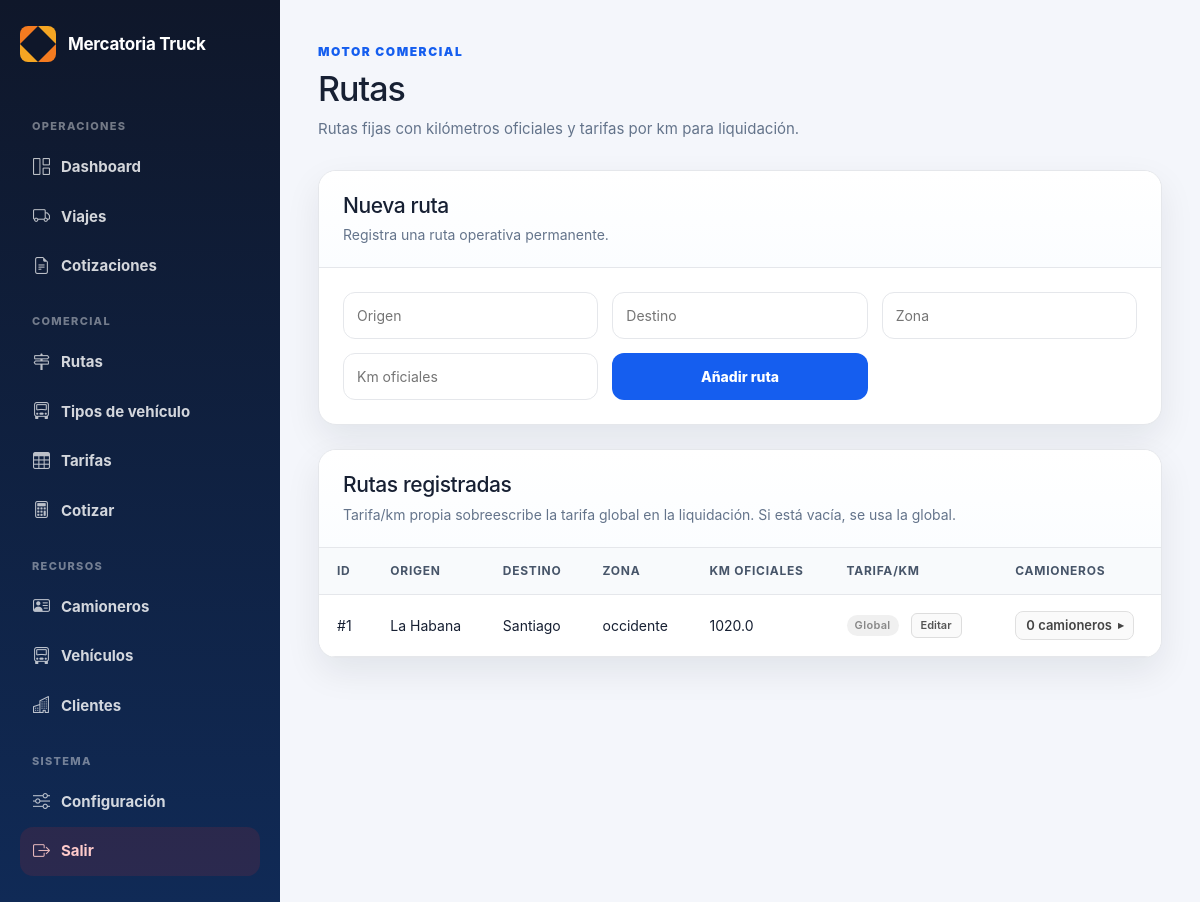
The app's page /admin/comercial/rutas (signed in), older data.
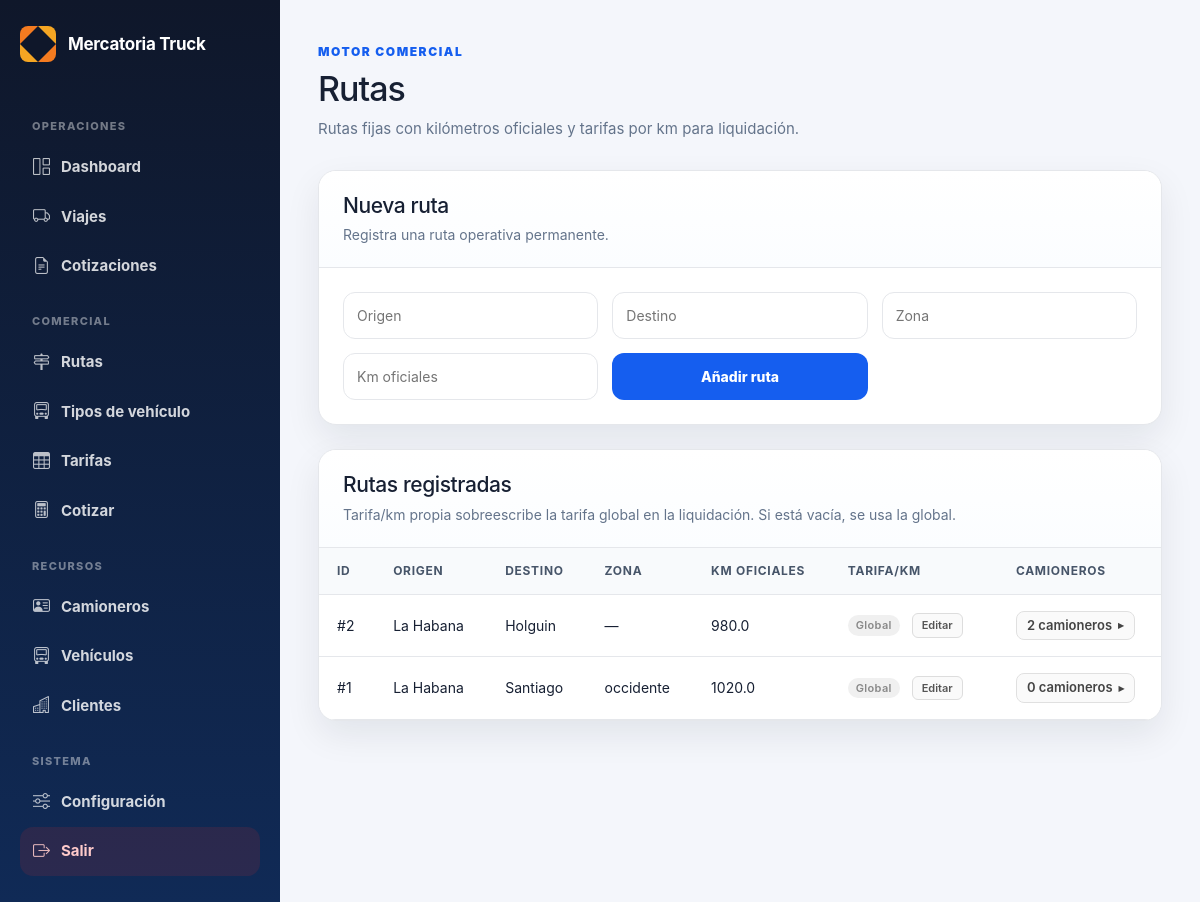
The same page, newer data.
### tables this page shows
CREATE TABLE rutas (
        id INTEGER PRIMARY KEY AUTOINCREMENT,
        nombre TEXT,
        origen TEXT NOT NULL,
        destino TEXT NOT NULL,
        zona TEXT,
        km_oficiales REAL DEFAULT 0,
        activa INTEGER DEFAULT 1,
        fecha_creacion TEXT DEFAULT CURRENT_TIMESTAMP
    , tarifa_km REAL);

### routes/comercial.py (the view)
@comercial_bp.route("/admin/comercial/rutas")
def rutas():
    if not requiere_admin():
        return redirect("/login")
    all_rutas = get_all_rutas()
    todos_camioneros = get_all_camioneros_activos()
    camioneros_por_ruta = {r["id"]: get_camioneros_por_ruta(r["id"]) for r in all_rutas}
    ids_asignados_por_ruta = {
        r["id"]: {c["id"] for c in camioneros_por_ruta[r["id"]]}
        for r in all_rutas
    }
    return render_template(
        "admin/comercial/rutas.html",
        rutas=all_rutas,
        todos_camioneros=todos_camioneros,
        camioneros_por_ruta=camioneros_por_ruta,
        ids_asignados_por_ruta=ids_asignados_por_ruta,
    )

### database.py (called while the page is built)
def conectar():
    con = sqlite3.connect(DATABASE_NAME)
    con.row_factory = sqlite3.Row
    return con

### routes/admin.py (called while the page is built)
def requiere_admin():
    return "usuario" in session and session.get("rol") in ["admin", "operador"]

### services/comercial_service.py (called while the page is built)
def get_all_rutas():
    con = conectar()
    cur = con.cursor()
    cur.execute("SELECT * FROM rutas WHERE activa = 1 ORDER BY origen, destino")
    rows = cur.fetchall()
    con.close()
    return rows

def get_camioneros_por_ruta(ruta_id):
    con = conectar()
    cur = con.cursor()
    cur.execute("""
        SELECT c.id, c.nombre, c.telefono, c.estado
        FROM camioneros c
        JOIN camionero_ruta cr ON cr.camionero_id = c.id
        WHERE cr.ruta_id = ? AND c.activo = 1
        ORDER BY c.nombre
    """, (ruta_id,))
    rows = cur.fetchall()
    con.close()
    return rows

def get_all_camioneros_activos():
    con = conectar()
    cur = con.cursor()
    cur.execute("SELECT id, nombre, estado FROM camioneros WHERE activo = 1 ORDER BY nombre")
    rows = cur.fetchall()
    con.close()
    return rows

### templates/admin/comercial/rutas.html (shortened to what this page needs)
{% extends "admin/base_admin.html" %}
{% block contenido %}
<div class="page-header">
    <div>
        <span class="eyebrow">Motor Comercial</span>
        <h1>Rutas</h1>
        <p>Rutas fijas con kilómetros oficiales y tarifas por km para liquidación.</p>
    </div>
</div>
<section class="panel">
    <div class="panel-header">
        <div>
            <h2>Nueva ruta</h2>
            <p>Registra una ruta operativa permanente.</p>
        </div>
    </div>
    <form method="POST" action="/admin/comercial/rutas/nueva" class="form-grid">
        <input name="origen" placeholder="Origen" required>
        <input name="destino" placeholder="Destino" required>
        <input name="zona" placeholder="Zona">
        <input name="km" type="number" step="0.1" placeholder="Km oficiales" required>
        <button type="submit" class="btn-submit">Añadir ruta</button>
    </form>
</section>
<section class="panel panel-spaced">
    <div class="panel-header">
        <div>
            <h2>Rutas registradas</h2>
            <p>Tarifa/km propia sobreescribe la tarifa global en la liquidación. Si está vacía, se usa la global.</p>
        </div>
    </div>
    <div class="table-wrapper">
        <table class="data-table">
            <thead>
                <tr>
                    <th>ID</th>
                    <th>Origen</th>
                    <th>Destino</th>
                    <th>Zona</th>
                    <th>Km oficiales</th>
                    <th>Tarifa/km</th>
                    <th>Camioneros</th>
                </tr>
            </thead>
            <tbody>
                {% for r in rutas %}
                <tr>
                    <td>#{{ r["id"] }}</td>
                    <td>{{ r["origen"] }}</td>
                    <td>{{ r["destino"] }}</td>
                    <td>{{ r["zona"] or "—" }}</td>
                    <td>{{ r["km_oficiales"] }}</td>
                    <td class="td-tarifa">
                        <span class="tarifa-display" id="disp-{{ r['id'] }}">
                            {% if r["tarifa_km"] is not none and r["tarifa_km"] != "" %}
                                <strong>${{ "%.2f"|format(r["tarifa_km"]|float) }}</strong>/km
                            {% else %}
                                <span class="badge-global">Global</span>
                            {% endif %}
                        </span>
                        <button type="button" class="btn-edit-sm" id="btn-e-{{ r['id'] }}"
                                onclick="startEdit({{ r['id'] }})">Editar</button>
                    </td>
                    <td>
                        <button type="button"
                                class="btn-camioneros-toggle"
                                onclick="toggleCamioneros({{ r['id'] }})">
                            {% set n = camioneros_por_ruta[r['id']]|length %}
                            {{ n }} {{ "camionero" if n == 1 else "camioneros" }}
                            <span class="chevron" id="chev-{{ r['id'] }}">▸</span>
                        </button>
                    </td>
                </tr>
                {% else %}
                <tr>
                    <td colspan="7" class="empty-state">Sin rutas todavía.</td>
                </tr>
                {% endfor %}
            </tbody>
        </table>
    </div>
</section>
{% endblock %}

### templates/admin/base_admin.html (shortened to what this page needs)
<!DOCTYPE html>
<html lang="es">
<head>
    <link rel="stylesheet" href="https://cdn.jsdelivr.net/npm/bootstrap-icons@1.11.3/font/bootstrap-icons.min.css">
    <link rel="stylesheet" href="https://cdn.jsdelivr.net/npm/bootstrap@5.3.0/dist/css/bootstrap.min.css">
    <link rel="stylesheet" href="/static/css/admin.css">
</head>
<body>
<div class="app-shell">
    <aside class="sidebar">
        <div class="brand">
            <strong>Mercatoria Truck</strong>
        </div>
        <nav class="sidebar-nav">
            <div class="nav-section">Operaciones</div>
            <a href="/admin" class="nav-item">
                <i class="bi bi-grid-1x2"></i>
                <span>Dashboard</span>
            </a>
            <a href="/admin/viajes" class="nav-item">
                <i class="bi bi-truck"></i>
                <span>Viajes</span>
            </a>
            <a href="/admin/comercial/cotizaciones" class="nav-item">
                <i class="bi bi-file-earmark-text"></i>
                <span>Cotizaciones</span>
            </a>
            <div class="nav-section">Comercial</div>
            <a href="/admin/comercial/rutas" class="nav-item">
                <i class="bi bi-signpost-2"></i>
                <span>Rutas</span>
            </a>
            <a href="/admin/comercial/vehiculos" class="nav-item">
                <i class="bi bi-truck-front"></i>
                <span>Tipos de vehículo</span>
            </a>
            <a href="/admin/comercial/tarifas" class="nav-item">
                <i class="bi bi-table"></i>
                <span>Tarifas</span>
            </a>
            <a href="/admin/comercial/cotizar" class="nav-item">
                <i class="bi bi-calculator"></i>
                <span>Cotizar</span>
            </a>
            <div class="nav-section">Recursos</div>
            <a href="/admin/camioneros" class="nav-item">
                <i class="bi bi-person-vcard"></i>
                <span>Camioneros</span>
            </a>
            <a href="/admin/vehiculos" class="nav-item">
                <i class="bi bi-truck-front"></i>
                <span>Vehículos</span>
            </a>
            <a href="/admin/clientes" class="nav-item">
                <i class="bi bi-buildings"></i>
                <span>Clientes</span>
            </a>
            <div class="nav-section">Sistema</div>
            {% if session.get('rol') == 'admin' %}
            <a href="/admin/configuracion" class="nav-item">
                <i class="bi bi-sliders"></i>
                <span>Configuración</span>
            </a>
            {% endif %}
            <a href="/logout" class="nav-item logout">
                <i class="bi bi-box-arrow-right"></i>
                <span>Salir</span>
            </a>
        </nav>
    </aside>
    <main class="main-content">
        {% block contenido %}{% endblock %}
    </main>
</div>
</body>
</html>

### static/css/admin.css (style rules this page uses)
:root { --bg: #f4f6fb; --panel: #ffffff; --panel-soft: #f8fafc; --text: #172033; --muted: #64748b; --primary: #155eef; --primary-dark: #0f3ea8; --border: #e5e7eb; --danger: #dc2626; --success: #16a34a; --warning: #f59e0b; --info: #0891b2; --sidebar: #0f172a; --sidebar-soft: #102a56; --shadow: 0 14px 35px rgba(15, 23, 42, 0.08); --radius: 18px; }
* { box-sizing: border-box; }
body { margin: 0; font-family: Inter, "Segoe UI", Arial, sans-serif; background: var(--bg); color: var(--text); }
.app-shell { display: flex; min-height: 100vh; }
.sidebar { width: 280px; min-height: 100vh; background: linear-gradient(180deg, var(--sidebar) 0%, var(--sidebar-soft) 100%); color: white; padding: 26px 20px; display: flex; flex-direction: column; }
.brand { display: flex; align-items: center; gap: 12px; margin-bottom: 34px; }
.brand-logo { width: 36px; height: 36px; flex-shrink: 0; }
.brand strong { font-size: 17px; line-height: 1; letter-spacing: -0.3px; color: white; }
.sidebar-nav { display: flex; flex-direction: column; height: 100%; }
.nav-section { margin: 22px 12px 8px; font-size: 11px; font-weight: 800; color: rgba(255,255,255,0.42); text-transform: uppercase; letter-spacing: 0.12em; }
.nav-item { display: flex; align-items: center; gap: 11px; padding: 12px 13px; border-radius: 13px; color: rgba(255,255,255,0.82); text-decoration: none; font-size: 15px; font-weight: 650; transition: all 0.18s ease; }
.nav-item i { font-size: 17px; opacity: 0.88; }
.nav-item.logout { margin-top: auto; background: rgba(220, 38, 38, 0.13); color: #fecaca; }
.main-content { flex: 1; padding: 38px; overflow-y: auto; }
.page-header { display: flex; justify-content: space-between; align-items: flex-start; gap: 22px; margin-bottom: 30px; }
.eyebrow { display: inline-flex; margin-bottom: 8px; color: var(--primary); font-size: 12px; font-weight: 900; text-transform: uppercase; letter-spacing: 0.13em; }
.page-header h1 { margin: 0; font-size: 34px; letter-spacing: -1px; }
.page-header p { margin: 8px 0 0; color: var(--muted); font-size: 15px; }
.panel { background: var(--panel); border: 1px solid var(--border); border-radius: var(--radius); box-shadow: var(--shadow); overflow: hidden; }
.panel-header { padding: 22px 24px; border-bottom: 1px solid var(--border); background: linear-gradient(180deg, #ffffff 0%, #fbfdff 100%); }
.panel-header h2 { margin: 0; font-size: 21px; letter-spacing: -0.4px; }
.panel-header p { margin: 6px 0 0; color: var(--muted); font-size: 14px; }
.table-wrapper { width: 100%; overflow-x: auto; }
.data-table { width: 100%; border-collapse: collapse; background: var(--panel); }
.data-table th { background: var(--panel-soft); color: #475569; padding: 14px 18px; text-align: left; font-size: 12px; text-transform: uppercase; letter-spacing: 0.06em; border-bottom: 1px solid var(--border); white-space: nowrap; }
.data-table td { padding: 16px 18px; border-bottom: 1px solid var(--border); font-size: 14px; vertical-align: middle; }
.panel-spaced { margin-top: 24px; }
.form-grid { padding: 24px; display: grid; grid-template-columns: repeat(auto-fit, minmax(220px, 1fr)); gap: 14px; }
.form-grid input, .form-grid select { width: 100%; padding: 12px 13px; border: 1px solid var(--border); border-radius: 12px; background: white; font-size: 14px; color: var(--text); }
.btn-submit { border: none; border-radius: 12px; background: var(--primary); color: white; font-size: 14px; font-weight: 800; cursor: pointer; padding: 12px 16px; }

### templates/admin/comercial/rutas.html (style rules this page uses)
.td-tarifa { min-width: 160px; }
.badge-global { display: inline-block; padding: 2px 8px; border-radius: 999px; font-size: 11px; font-weight: 600; background: #f0f0f0; color: #888; letter-spacing: .03em; }
.btn-edit-sm { display: inline-block; margin-left: 8px; padding: 3px 9px; font-size: 11px; font-weight: 600; border: 1px solid #ddd; border-radius: 6px; background: #fafafa; color: #555; cursor: pointer; }
.btn-camioneros-toggle { display: inline-flex; align-items: center; gap: 6px; padding: 4px 10px; border: 1px solid #e0e0e0; border-radius: 8px; background: #fafafa; font-size: 13px; font-weight: 600; color: #444; cursor: pointer; white-space: nowrap; }
.chevron { font-size: 11px; transition: transform .2s; }

Row changes from the older to the newer data that the page shows:
added rutas: id "2", origen "La Habana", destino "Holguin", zona "—", km_oficiales "980.0", value "camioneros"
